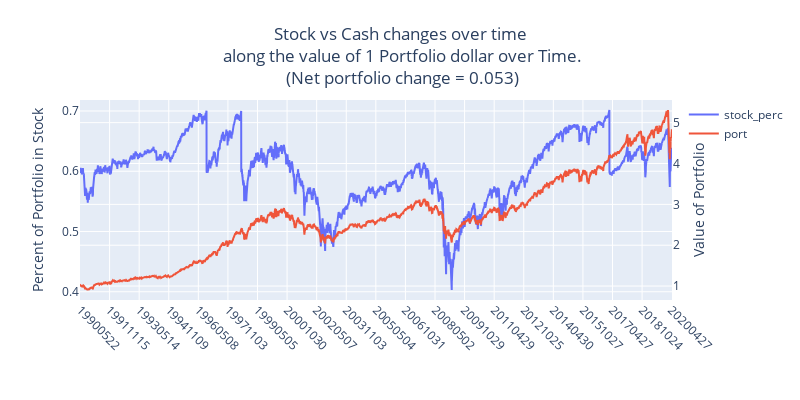

The notebook cell this image was saved under:
### Code cell
df_stock_perc = pd.DataFrame(
    {'dt':dft.settle_date.values[1:],'stock_perc':stock_percs,
#     'close':dft.close.values[1:]})
    'port':port_per_day})


title = f"""Stock vs Cash changes over time<br>
along the value of 1 Portfolio dollar over Time.<br>
(Net portfolio change = {annualized_port_yield})
"""

iplot(plotly_plot(
    df_in=df_stock_perc,x_column='dt',yaxis2_cols=['port'],
    plot_title=title,
    y_left_label='Percent of Portfolio in Stock',
    y_right_label='Value of Portfolio'))

### Figure 1 — Plotly figure (JSON) as saved in the notebook; plotly's stock layout.template omitted (floating-point values rounded to 4 significant figures; data arrays with more than 128 entries replaced by an {"elided": "..."} marker saying what was removed)
{"data": [{"name": "stock_perc", "type": "scatter", "x": {"elided": "7545 int values"}, "y": {"elided": "7545 float values"}, "yaxis": "y"}, {"name": "port", "type": "scatter", "x": {"elided": "7545 int values"}, "y": {"elided": "7545 float values"}, "yaxis": "y2"}], "layout": {"autosize": false, "height": 400, "margin": {"b": 100}, "title": {"text": "Stock vs Cash changes over time<br>\nalong the value of 1 Portfolio dollar over Time.<br>\n(Net portfolio change = 0.053)\n", "x": 0.5, "xanchor": "center", "y": 0.9, "yanchor": "top"}, "width": 800, "xaxis": {"tickangle": 45, "ticktext": [19900522, 19911115, 19930514, 19941109, 19960508, 19971103, 19990505, 20001030, 20020507, 20031103, 20050504, 20061031, 20080502, 20091029, 20110429, 20121025, 20140430, 20151027, 20170427, 20181024, 20200427], "tickvals": [19900522, 19911115, 19930514, 19941109, 19960508, 19971103, 19990505, 20001030, 20020507, 20031103, 20050504, 20061031, 20080502, 20091029, 20110429, 20121025, 20140430, 20151027, 20170427, 20181024, 20200427], "type": "category"}, "yaxis": {"title": {"text": "Percent of Portfolio in Stock"}}, "yaxis2": {"overlaying": "y", "side": "right", "title": {"text": "Value of Portfolio"}}}}
